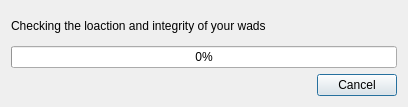
<?xml version="1.0" encoding="UTF-8"?>
<ui version="4.0">
 <class>CheckWadsDlg</class>
 <widget class="QDialog" name="CheckWadsDlg">
  <property name="windowModality">
   <enum>Qt::ApplicationModal</enum>
  </property>
  <property name="geometry">
   <rect>
    <x>0</x>
    <y>0</y>
    <width>408</width>
    <height>107</height>
   </rect>
  </property>
  <property name="windowTitle">
   <string>Doomseeker - Checking wads</string>
  </property>
  <property name="modal">
   <bool>true</bool>
  </property>
  <layout class="QVBoxLayout" name="verticalLayout">
   <item>
    <widget class="QLabel" name="description">
     <property name="sizePolicy">
      <sizepolicy hsizetype="Preferred" vsizetype="Expanding">
       <horstretch>0</horstretch>
       <verstretch>0</verstretch>
      </sizepolicy>
     </property>
     <property name="text">
      <string>Checking the loaction and integrity of your wads</string>
     </property>
    </widget>
   </item>
   <item>
    <widget class="QProgressBar" name="progressBar">
     <property name="value">
      <number>0</number>
     </property>
    </widget>
   </item>
   <item>
    <widget class="QDialogButtonBox" name="buttonBox">
     <property name="standardButtons">
      <set>QDialogButtonBox::Cancel</set>
     </property>
    </widget>
   </item>
  </layout>
 </widget>
 <resources/>
 <connections/>
</ui>
